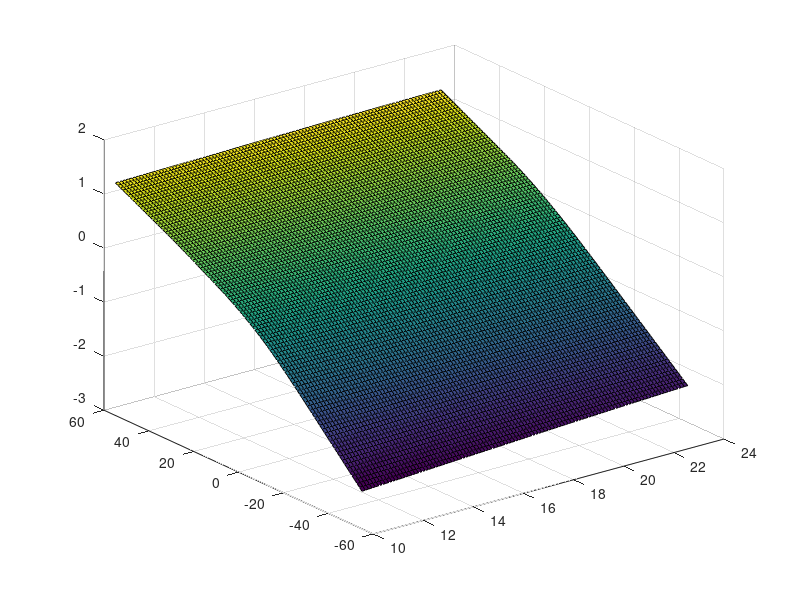

Source code (MATLAB): (Note: this script raises an error after producing the figure.)
% ╔═══════════════════════════════════════════════════════════════════════╗
% ║───────────────╔╗─╔╗───────────╔╗──────────╔╗─╔╦═══╦╗──╔╗──────────────║
% ║───────────────║║─║║───────────║║──────────║║─║║╔═╗║╚╗╔╝║──────────────║
% ║───────────────║╚═╝╠╗─╔╦══╦══╦═╣║╔══╦══╦══╗║║─║║╚═╝╠╗║║╔╝──────────────║
% ║───────────────║╔═╗║║─║║╔╗║║═╣╔╣║║╔╗║╔╗║╔╗║║║─║║╔══╝║╚╝║───────────────║
% ║───────────────║║─║║╚═╝║╚╝║║═╣║║╚╣╚╝║╚╝║╚╝║║╚═╝║║───╚╗╔╝───────────────║
% ║───────────────╚╝─╚╩═╗╔╣╔═╩══╩╝╚═╩══╩══╣╔═╝╚═══╩╝────╚╝────────────────║
% ║───────────────────╔═╝║║║──────────────║║──────────────────────────────║
% ║───────────────────╚══╝╚╝──────────────╚╝──────────────────────────────║
% ╚═══════════════════════════════════════════════════════════════════════╝
%% Script initialization
clear
clc
close all

%cd C:\FERRAN\2_Hyperloop_2022\1_dynamics_H7\3_Estudio_Inductancia
addpath('plots')
addpath('lib')

% % H7
% load("data.mat")
% 
% air_gap         = r.air_gap;
% current         = r.current;
% force           = r.force;
% magnetic_flux   = r.magnetic_flux;
% 
% [AG_map, I_map] = meshgrid(air_gap, current);
% 
% plotMF(AG_map, I_map, magnetic_flux)

% H8
load("hems.mat")

air_gap         = hems.Airgap;
current         = hems.Current';
force           = hems.Force_Vertical;
magnetic_flux   = hems.Flux';

[I_map, AG_map] = meshgrid(current, air_gap);

%plotMF(AG_map, I_map, magnetic_flux)
surf(I_map, AG_map, magnetic_flux)

%% Discretization 

% H7
L = zeros((length(current)-2), length(air_gap));        % Inductance [H]

for AG_i = 1:length(air_gap)
    L(:, AG_i) = FDM(magnetic_flux(AG_i, :), current);  
end

[AG_reduced_map, I_reduced_map] = meshgrid(air_gap, current(2:(end-1)));

% plotL(AG_reduced_map, I_reduced_map, L)
surf(AG_reduced_map, I_reduced_map, L)

% % H8
% L = zeros((length(current)-2), length(air_gap));        % Inductance [H]
% 
% for AG_i = 1:(length(air_gap))
%     L(:,AG_i) = FDM(magnetic_flux(AG_i, :), current); 
% end
% 
% [I_reduced_map, AG_reduced_map] = meshgrid(current(2:(end-1)),air_gap);
% 
% % plotL(AG_reduced_map, I_reduced_map, L)
% surf(I_reduced_map, AG_reduced_map, L)

%% Data collection - Lookup table

hems.inductance              = L;
save("hems.mat", "hems")

%% Data collection - Regression model 

points    = zeros(numel(hems.inductance),3);
current_L = current(2:(end-1));
it        = 1;

for i = 1:size(hems.Airgap,2)
    for j = 1:size(current_L,2)
        points(it,:) = [hems.Airgap(i), current_L(j), hems.inductance(j,i)];
        it = it+1;
    end
end

x = points(1:2:end,1);
y = points(1:2:end,2);
z = points(1:2:end,3);

%%% 3D curve fitting tool
cftool 

%% Sigmoid/tanh model:

% f(x,y) = a * tanh(b *y - c)+ d*x + e
% Coefficients (with 95% confidence bounds):
%        a =   -0.008752  (-0.008818, -0.008685)
%        b =      0.1609  (0.1551, 0.1668)
%        c =       1.389  (1.336, 1.442)
%        d =   6.277e-07  (-1.387e-05, 1.512e-05)
%        e =     0.01042  (0.01017, 0.01068)

plotLmodel(AG_reduced_map, I_reduced_map, points)


%% Step model:

Lstep = zeros(size(Lmodel));

for i = 1:20
    Lstep(i,:) = 0.019 * ones(1,size(Lmodel,2));
end
for i = 21:33
    Lstep(i,:) = 0.0018 * ones(1,size(Lmodel,2));
end

%% Error computation

err_sigmoid = quadError(Lmodel(2:(end-1),:), r.inductance);
err_step    = quadError(Lstep(2:(end-1),:),  r.inductance);

%% Plot max difference

plotModels(r, Lmodel, Lstep)














